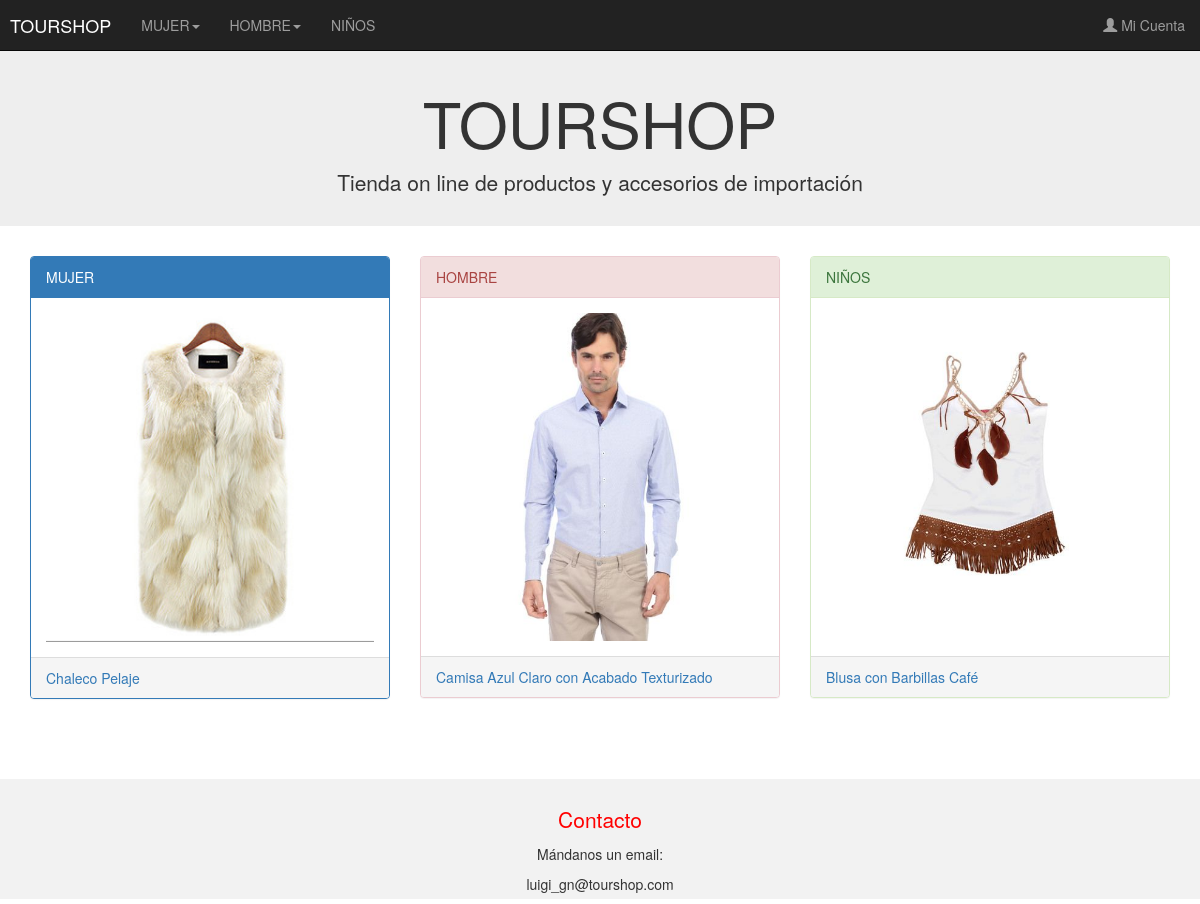
The page /php/index2.php on the database its author committed.
### tables this page shows
CREATE TABLE `producto` (
  `idproducto` int(11) NOT NULL,
  `nombre` varchar(45) NOT NULL,
  `idcategoria` int(11) NOT NULL,
  `tipo` varchar(4) NOT NULL,
  `descripcion` varchar(200) DEFAULT NULL,
  `foto` varchar(45) DEFAULT NULL,
  `precio` int(11) NOT NULL,
  `stock` int(11) NOT NULL,
  `idfab` int(11) DEFAULT NULL,
  `origen` varchar(45) DEFAULT NULL
);

### php/index2.php (the view)
<?
   include 'head.php';
   $con = mysqli_connect("localhost", "final", "final", "finalDB");
   $query = mysqli_query($con, "SELECT * from producto where idcategoria=1 and tipo='ARRI'");
   $mujer = mysqli_fetch_array($query);
   $query = mysqli_query($con, "SELECT * from producto where idcategoria=2 and tipo='ARRI'");
   $hombre = mysqli_fetch_array($query);
   $query = mysqli_query($con, "SELECT * from producto where idcategoria=3");
   $nino = mysqli_fetch_array($query);
   ?>
<div class="jumbotron" style="margin-top:20px">
   <div class="container text-center" style="height:110px;">
      <h1>TOURSHOP</h1>
      <p>Tienda on line de productos y accesorios de importación</p>
   </div>
</div>
<div class="container">
   <div class="row">
      <div class="col-sm-4">
         <a href="mujer.php">
            <div class="panel panel-primary">
               <div class="panel-heading">MUJER</div>
               <div class="panel-body"><img src="../img/<? echo($mujer["foto"]) ?>" class="img-responsive" style="width:100%" alt="Image"></div>
               <div class="panel-footer"><? echo($mujer["nombre"]) ?></div>
            </div>
         </a>
      </div>
      <div class="col-sm-4">
         <a href="hombre.php">
            <div class="panel panel-danger">
               <div class="panel-heading">HOMBRE</div>
               <div class="panel-body"><img src="../img/<? echo($hombre["foto"]) ?>" class="img-responsive" style="width:100%" alt="Image"></div>
               <div class="panel-footer"><? echo($hombre["nombre"]) ?></div>
            </div>
         </a>
      </div>
      <div class="col-sm-4">
         <a href="ninos.php">
            <div class="panel panel-success">
               <div class="panel-heading">NIÑOS</div>
               <div class="panel-body"><img src="../img/<? echo($nino["foto"]) ?>" class="img-responsive" style="width:100%" alt="Image"></div>
               <div class="panel-footer"><? echo($nino["nombre"]) ?></div>
            </div>
         </a>
      </div>
   </div>
</div>
<? include 'bottom.php' ?>
</body>
</html>

### css/final.css (style rules this page uses)
.jumbotron { padding-top: 5px; }

### rows shown on the page
producto: foto (picture), nombre "Chaleco Pelaje"
producto: foto (picture), nombre "Camisa Azul Claro con Acabado Texturizado"
producto: foto (picture), nombre "Blusa con Barbillas Café"
